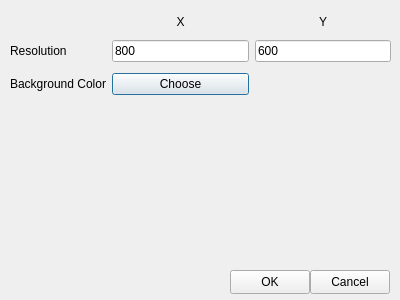
<?xml version="1.0" encoding="UTF-8"?>
<ui version="4.0">
 <class>StartWhiteboardDialog</class>
 <widget class="QDialog" name="StartWhiteboardDialog">
  <property name="geometry">
   <rect>
    <x>0</x>
    <y>0</y>
    <width>400</width>
    <height>300</height>
   </rect>
  </property>
  <property name="windowTitle">
   <string>Dialog</string>
  </property>
  <widget class="QWidget" name="gridLayoutWidget">
   <property name="geometry">
    <rect>
     <x>10</x>
     <y>10</y>
     <width>381</width>
     <height>91</height>
    </rect>
   </property>
   <layout class="QGridLayout" name="gridLayout">
    <item row="4" column="3">
     <widget class="QLineEdit" name="txtResX">
      <property name="inputMethodHints">
       <set>Qt::ImhDigitsOnly</set>
      </property>
      <property name="text">
       <string>800</string>
      </property>
     </widget>
    </item>
    <item row="3" column="3">
     <widget class="QLabel" name="lblResX">
      <property name="sizePolicy">
       <sizepolicy hsizetype="Preferred" vsizetype="Maximum">
        <horstretch>0</horstretch>
        <verstretch>0</verstretch>
       </sizepolicy>
      </property>
      <property name="lineWidth">
       <number>0</number>
      </property>
      <property name="text">
       <string>X</string>
      </property>
      <property name="alignment">
       <set>Qt::AlignBottom|Qt::AlignHCenter</set>
      </property>
     </widget>
    </item>
    <item row="4" column="4">
     <widget class="QLineEdit" name="txtResY">
      <property name="inputMethodHints">
       <set>Qt::ImhDigitsOnly</set>
      </property>
      <property name="text">
       <string>600</string>
      </property>
     </widget>
    </item>
    <item row="5" column="1">
     <widget class="QLabel" name="lblBackClr">
      <property name="text">
       <string>Background Color</string>
      </property>
     </widget>
    </item>
    <item row="4" column="1">
     <widget class="QLabel" name="lblResolution">
      <property name="text">
       <string>Resolution</string>
      </property>
     </widget>
    </item>
    <item row="5" column="3">
     <widget class="QPushButton" name="btnBackColor">
      <property name="text">
       <string>Choose</string>
      </property>
     </widget>
    </item>
    <item row="3" column="4">
     <widget class="QLabel" name="lblResY">
      <property name="sizePolicy">
       <sizepolicy hsizetype="Preferred" vsizetype="Maximum">
        <horstretch>0</horstretch>
        <verstretch>0</verstretch>
       </sizepolicy>
      </property>
      <property name="lineWidth">
       <number>0</number>
      </property>
      <property name="text">
       <string>Y</string>
      </property>
      <property name="alignment">
       <set>Qt::AlignBottom|Qt::AlignHCenter</set>
      </property>
     </widget>
    </item>
   </layout>
  </widget>
  <widget class="QPushButton" name="btnOk">
   <property name="enabled">
    <bool>true</bool>
   </property>
   <property name="geometry">
    <rect>
     <x>230</x>
     <y>270</y>
     <width>80</width>
     <height>24</height>
    </rect>
   </property>
   <property name="text">
    <string>OK</string>
   </property>
  </widget>
  <widget class="QPushButton" name="btnCancel">
   <property name="geometry">
    <rect>
     <x>310</x>
     <y>270</y>
     <width>80</width>
     <height>24</height>
    </rect>
   </property>
   <property name="text">
    <string>Cancel</string>
   </property>
  </widget>
 </widget>
 <resources/>
 <connections/>
</ui>
